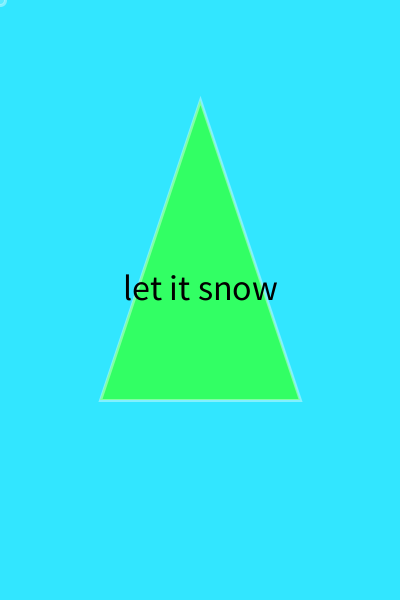
Frame 1 (no input)
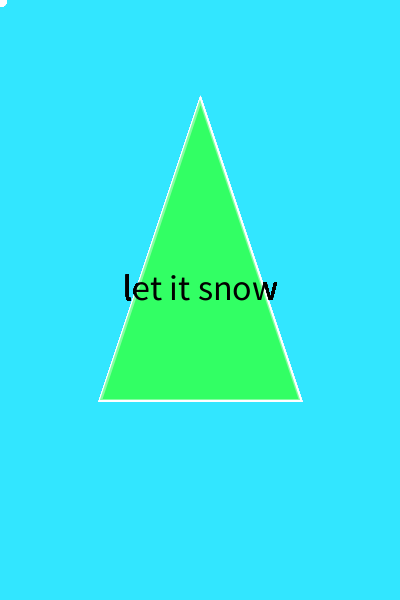
Frame 60 (the mouse pressed at the canvas centre just before this capture)
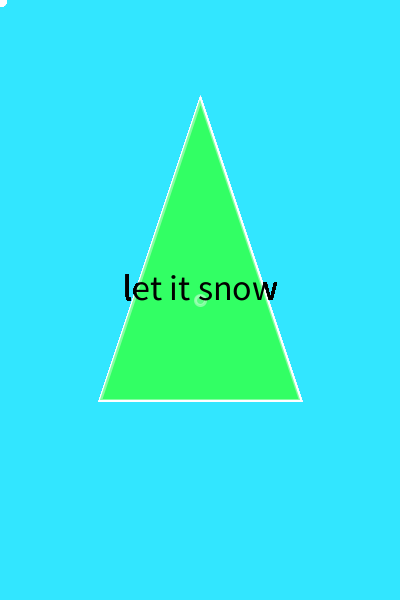
Frame 120 (the mouse held since frame 60 and released just before this capture)

The Processing sketch that drew these frames (run headless with seeded random() and noise(); from frame 60 on, the mouse is pressed at the canvas centre):

// Processing sketch: processing_48398
// ── processing_48398.pde

//Annika Zandee
void setup()
{
  size (400,600);
  background(50, 230,255);
  smooth ();
  frameRate(50);
}
void draw ()



{
  strokeWeight (3);
  stroke (255,255,255,100);
  fill(50,255,100);
  triangle(100,400,300,400,200,100);
 fill (255,255,255,50);
  ellipse (mouseX,mouseY,10,10);
  textAlign(CENTER);
  textSize(36);
  fill(0,0,0);
  text("let it snow",width/2,height/2);
 
  
  

}
void keyPressed()
{
  save("snapshot.png");
  background(50,230,255); 
}
   
